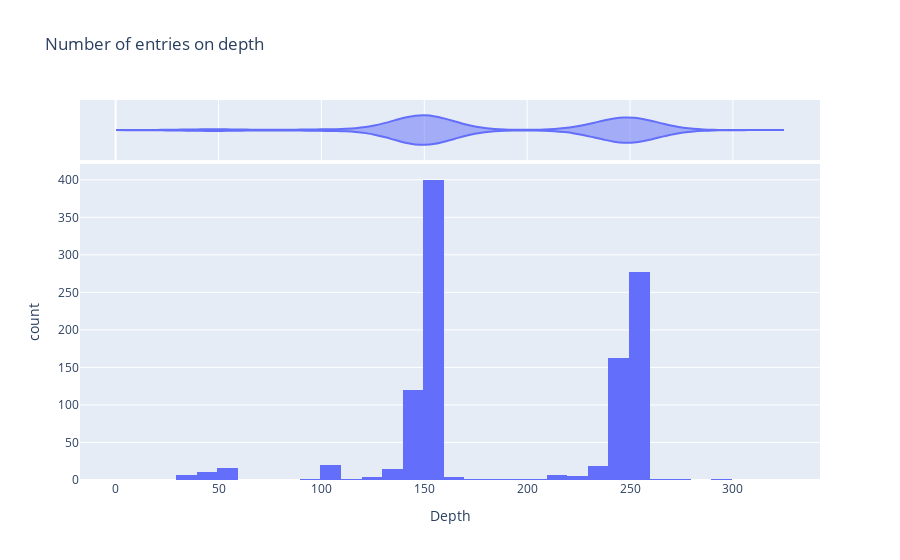

Notebook cell for this chart:
### Markdown cell above
### Depth

### Code cell
px.histogram(
    index,
    x="DEPTH_STRT",
    title="Number of entries on depth",
    labels=dict(
        DEPTH_STRT="Depth",
        count="Number of entries",
    ),
    marginal="violin",
)

### Figure 1 — Plotly figure (JSON) as saved in the notebook; plotly's stock layout.template omitted (floating-point values rounded to 4 significant figures; data arrays with more than 128 entries replaced by an {"elided": "..."} marker saying what was removed)
{"data": [{"bingroup": "x", "hovertemplate": "Depth=%{x}<br>count=%{y}<extra></extra>", "legendgroup": "", "marker": {"color": "#636efa", "pattern": {"shape": ""}}, "name": "", "orientation": "v", "showlegend": false, "type": "histogram", "x": {"elided": "1077 float values"}, "xaxis": "x", "yaxis": "y"}, {"hovertemplate": "Depth=%{x}<extra></extra>", "legendgroup": "", "marker": {"color": "#636efa"}, "name": "", "scalegroup": "x", "showlegend": false, "type": "violin", "x": {"elided": "1077 float values"}, "xaxis": "x2", "yaxis": "y2"}], "layout": {"barmode": "relative", "legend": {"tracegroupgap": 0}, "title": {"text": "Number of entries on depth"}, "xaxis": {"anchor": "y", "domain": [0, 1], "title": {"text": "Depth"}}, "xaxis2": {"anchor": "y2", "domain": [0, 1], "matches": "x", "showgrid": true, "showticklabels": false}, "yaxis": {"anchor": "x", "domain": [0, 0.8316], "title": {"text": "count"}}, "yaxis2": {"anchor": "x2", "domain": [0.8416, 1], "matches": "y2", "showgrid": false, "showline": false, "showticklabels": false, "ticks": ""}}}
